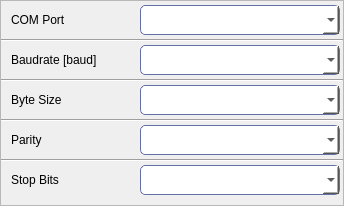
          <widget class="QFrame" name="frameLine_1">
           <property name="sizePolicy">
            <sizepolicy hsizetype="Preferred" vsizetype="Preferred">
             <horstretch>0</horstretch>
             <verstretch>0</verstretch>
            </sizepolicy>
           </property>
           <property name="minimumSize">
            <size>
             <width>327</width>
             <height>206</height>
            </size>
           </property>
           <property name="styleSheet">
            <string notr="true">#frameLine_1 {
	background: white;
	border: 0px solid #6272a4;
	border-radius: 7px;
}</string>
           </property>
           <property name="frameShape">
            <enum>QFrame::Shape::StyledPanel</enum>
           </property>
           <property name="frameShadow">
            <enum>QFrame::Shadow::Raised</enum>
           </property>
           <layout class="QGridLayout" name="gridLayout_2">
            <property name="leftMargin">
             <number>0</number>
            </property>
            <property name="topMargin">
             <number>3</number>
            </property>
            <property name="rightMargin">
             <number>0</number>
            </property>
            <property name="bottomMargin">
             <number>3</number>
            </property>
            <property name="spacing">
             <number>3</number>
            </property>
            <item row="8" column="0">
             <layout class="QHBoxLayout" name="horizontalLayout_5">
              <property name="spacing">
               <number>3</number>
              </property>
              <property name="leftMargin">
               <number>10</number>
              </property>
              <property name="rightMargin">
               <number>3</number>
              </property>
              <item>
               <widget class="QLabel" name="label_18">
                <property name="text">
                 <string>Stop Bits</string>
                </property>
               </widget>
              </item>
              <item>
               <spacer name="horizontalSpacer_18">
                <property name="orientation">
                 <enum>Qt::Orientation::Horizontal</enum>
                </property>
                <property name="sizeHint" stdset="0">
                 <size>
                  <width>40</width>
                  <height>20</height>
                 </size>
                </property>
               </spacer>
              </item>
              <item>
               <widget class="QComboBox" name="comboBoxSerialStopBits">
                <property name="sizePolicy">
                 <sizepolicy hsizetype="Preferred" vsizetype="Preferred">
                  <horstretch>0</horstretch>
                  <verstretch>0</verstretch>
                 </sizepolicy>
                </property>
                <property name="minimumSize">
                 <size>
                  <width>200</width>
                  <height>30</height>
                 </size>
                </property>
                <property name="maximumSize">
                 <size>
                  <width>200</width>
                  <height>30</height>
                 </size>
                </property>
                <property name="styleSheet">
                 <string notr="true">QComboBox{
	background-color: white;
	border-radius: 5px;
	border: 1px solid #6272a4;
	padding-left: 10px;
	height: 20px;
}

QComboBox:hover{
	border: 1px solid #7284b9;
}

QComboBox:disabled{
	border: 1px solid #7d7d7d;
	color: #7d7d7d;
}

QComboBox::drop-down {
	background-color: white;
	subcontrol-origin: padding;
	subcontrol-position: top right;
	width: 28px; 
	border-left: 1px solid #6272a4;
	border-top-right-radius: 3px;
	background-image: url(:/icons/icons/icon_arrow_bottom.png);
	border-bottom-right-radius: 3px;
	background-position: center;
	background-repeat: no-reperat;
 }

QComboBox::drop-down:disabled {
	background-color: #aaaaaa;
	border-left-color: #aaaaaa;
 }

QComboBox::drop-down:hover {
	background-color: #d1eeff;
 }

QComboBox::drop-down:on {
	background-image: url(:/icons/icons/icon_arrow_top.png);
 }

QComboBox QAbstractItemView {
    background-color: white;
    selection-background-color: #adc9ff;
	selection-color: #212121;
	height: 20px;
    outline: 0;
}
</string>
                </property>
               </widget>
              </item>
             </layout>
            </item>
            <item row="7" column="0">
             <widget class="Line" name="line_3">
              <property name="minimumSize">
               <size>
                <width>0</width>
                <height>2</height>
               </size>
              </property>
              <property name="maximumSize">
               <size>
                <width>16777215</width>
                <height>2</height>
               </size>
              </property>
              <property name="orientation">
               <enum>Qt::Orientation::Horizontal</enum>
              </property>
             </widget>
            </item>
            <item row="2" column="0">
             <layout class="QHBoxLayout" name="horizontalLayout_2">
              <property name="spacing">
               <number>3</number>
              </property>
              <property name="leftMargin">
               <number>10</number>
              </property>
              <property name="rightMargin">
               <number>3</number>
              </property>
              <item>
               <widget class="QLabel" name="label_20">
                <property name="text">
                 <string>Baudrate [baud]</string>
                </property>
               </widget>
              </item>
              <item>
               <spacer name="horizontalSpacer_16">
                <property name="orientation">
                 <enum>Qt::Orientation::Horizontal</enum>
                </property>
                <property name="sizeHint" stdset="0">
                 <size>
                  <width>40</width>
                  <height>20</height>
                 </size>
                </property>
               </spacer>
              </item>
              <item>
               <widget class="QComboBox" name="comboBoxSerialBaudrate">
                <property name="sizePolicy">
                 <sizepolicy hsizetype="Preferred" vsizetype="Preferred">
                  <horstretch>0</horstretch>
                  <verstretch>0</verstretch>
                 </sizepolicy>
                </property>
                <property name="minimumSize">
                 <size>
                  <width>200</width>
                  <height>30</height>
                 </size>
                </property>
                <property name="maximumSize">
                 <size>
                  <width>200</width>
                  <height>30</height>
                 </size>
                </property>
                <property name="styleSheet">
                 <string notr="true">QComboBox{
	background-color: white;
	border-radius: 5px;
	border: 1px solid #6272a4;
	padding-left: 10px;
	height: 20px;
}

QComboBox:hover{
	border: 1px solid #7284b9;
}

QComboBox:disabled{
	border: 1px solid #7d7d7d;
	color: #7d7d7d;
}

QComboBox::drop-down {
	background-color: white;
	subcontrol-origin: padding;
	subcontrol-position: top right;
	width: 28px; 
	border-left: 1px solid #6272a4;
	border-top-right-radius: 3px;
	background-image: url(:/icons/icons/icon_arrow_bottom.png);
	border-bottom-right-radius: 3px;
	background-position: center;
	background-repeat: no-reperat;
 }

QComboBox::drop-down:disabled {
	background-color: #aaaaaa;
	border-left-color: #aaaaaa;
 }

QComboBox::drop-down:hover {
	background-color: #d1eeff;
 }

QComboBox::drop-down:on {
	background-image: url(:/icons/icons/icon_arrow_top.png);
 }

QComboBox QAbstractItemView {
    background-color: white;
    selection-background-color: #adc9ff;
	selection-color: #212121;
	height: 20px;
    outline: 0;
}
</string>
                </property>
               </widget>
              </item>
             </layout>
            </item>
            <item row="6" column="0">
             <layout class="QHBoxLayout" name="horizontalLayout_4">
              <property name="spacing">
               <number>3</number>
              </property>
              <property name="leftMargin">
               <number>10</number>
              </property>
              <property name="rightMargin">
               <number>3</number>
              </property>
              <item>
               <widget class="QLabel" name="label_16">
                <property name="text">
                 <string>Parity</string>
                </property>
               </widget>
              </item>
              <item>
               <spacer name="horizontalSpacer_17">
                <property name="orientation">
                 <enum>Qt::Orientation::Horizontal</enum>
                </property>
                <property name="sizeHint" stdset="0">
                 <size>
                  <width>40</width>
                  <height>20</height>
                 </size>
                </property>
               </spacer>
              </item>
              <item>
               <widget class="QComboBox" name="comboBoxSerialParity">
                <property name="sizePolicy">
                 <sizepolicy hsizetype="Preferred" vsizetype="Preferred">
                  <horstretch>0</horstretch>
                  <verstretch>0</verstretch>
                 </sizepolicy>
                </property>
                <property name="minimumSize">
                 <size>
                  <width>200</width>
                  <height>30</height>
                 </size>
                </property>
                <property name="maximumSize">
                 <size>
                  <width>200</width>
                  <height>30</height>
                 </size>
                </property>
                <property name="styleSheet">
                 <string notr="true">QComboBox{
	background-color: white;
	border-radius: 5px;
	border: 1px solid #6272a4;
	padding-left: 10px;
	height: 20px;
}

QComboBox:hover{
	border: 1px solid #7284b9;
}

QComboBox:disabled{
	border: 1px solid #7d7d7d;
	color: #7d7d7d;
}

QComboBox::drop-down {
	background-color: white;
	subcontrol-origin: padding;
	subcontrol-position: top right;
	width: 28px; 
	border-left: 1px solid #6272a4;
	border-top-right-radius: 3px;
	background-image: url(:/icons/icons/icon_arrow_bottom.png);
	border-bottom-right-radius: 3px;
	background-position: center;
	background-repeat: no-reperat;
 }

QComboBox::drop-down:disabled {
	background-color: #aaaaaa;
	border-left-color: #aaaaaa;
 }

QComboBox::drop-down:hover {
	background-color: #d1eeff;
 }

QComboBox::drop-down:on {
	background-image: url(:/icons/icons/icon_arrow_top.png);
 }

QComboBox QAbstractItemView {
    background-color: white;
    selection-background-color: #adc9ff;
	selection-color: #212121;
	height: 20px;
    outline: 0;
}
</string>
                </property>
               </widget>
              </item>
             </layout>
            </item>
            <item row="4" column="0">
             <layout class="QHBoxLayout" name="horizontalLayout_3">
              <property name="spacing">
               <number>3</number>
              </property>
              <property name="leftMargin">
               <number>10</number>
              </property>
              <property name="rightMargin">
               <number>3</number>
              </property>
              <item>
               <widget class="QLabel" name="label_17">
                <property name="text">
                 <string>Byte Size</string>
                </property>
               </widget>
              </item>
              <item>
               <spacer name="horizontalSpacer_19">
                <property name="orientation">
                 <enum>Qt::Orientation::Horizontal</enum>
                </property>
                <property name="sizeHint" stdset="0">
                 <size>
                  <width>40</width>
                  <height>20</height>
                 </size>
                </property>
               </spacer>
              </item>
              <item>
               <widget class="QComboBox" name="comboBoxSerialDataBits">
                <property name="sizePolicy">
                 <sizepolicy hsizetype="Preferred" vsizetype="Preferred">
                  <horstretch>0</horstretch>
                  <verstretch>0</verstretch>
                 </sizepolicy>
                </property>
                <property name="minimumSize">
                 <size>
                  <width>200</width>
                  <height>30</height>
                 </size>
                </property>
                <property name="maximumSize">
                 <size>
                  <width>200</width>
                  <height>30</height>
                 </size>
                </property>
                <property name="styleSheet">
                 <string notr="true">QComboBox{
	background-color: white;
	border-radius: 5px;
	border: 1px solid #6272a4;
	padding-left: 10px;
	height: 20px;
}

QComboBox:hover{
	border: 1px solid #7284b9;
}

QComboBox:disabled{
	border: 1px solid #7d7d7d;
	color: #7d7d7d;
}

QComboBox::drop-down {
	background-color: white;
	subcontrol-origin: padding;
	subcontrol-position: top right;
	width: 28px; 
	border-left: 1px solid #6272a4;
	border-top-right-radius: 3px;
	background-image: url(:/icons/icons/icon_arrow_bottom.png);
	border-bottom-right-radius: 3px;
	background-position: center;
	background-repeat: no-reperat;
 }

QComboBox::drop-down:disabled {
	background-color: #aaaaaa;
	border-left-color: #aaaaaa;
 }

QComboBox::drop-down:hover {
	background-color: #d1eeff;
 }

QComboBox::drop-down:on {
	background-image: url(:/icons/icons/icon_arrow_top.png);
 }

QComboBox QAbstractItemView {
    background-color: white;
    selection-background-color: #adc9ff;
	selection-color: #212121;
	height: 20px;
    outline: 0;
}
</string>
                </property>
               </widget>
              </item>
             </layout>
            </item>
            <item row="1" column="0">
             <widget class="Line" name="line">
              <property name="minimumSize">
               <size>
                <width>0</width>
                <height>2</height>
               </size>
              </property>
              <property name="maximumSize">
               <size>
                <width>16777215</width>
                <height>2</height>
               </size>
              </property>
              <property name="orientation">
               <enum>Qt::Orientation::Horizontal</enum>
              </property>
             </widget>
            </item>
            <item row="0" column="0">
             <layout class="QHBoxLayout" name="horizontalLayout">
              <property name="spacing">
               <number>3</number>
              </property>
              <property name="leftMargin">
               <number>10</number>
              </property>
              <property name="rightMargin">
               <number>3</number>
              </property>
              <item>
               <widget class="QLabel" name="label_19">
                <property name="text">
                 <string>COM Port</string>
                </property>
               </widget>
              </item>
              <item>
               <spacer name="horizontalSpacer_20">
                <property name="orientation">
                 <enum>Qt::Orientation::Horizontal</enum>
                </property>
                <property name="sizeHint" stdset="0">
                 <size>
                  <width>40</width>
                  <height>20</height>
                 </size>
                </property>
               </spacer>
              </item>
              <item>
               <widget class="QComboBox" name="comboBoxSerialPorts">
                <property name="sizePolicy">
                 <sizepolicy hsizetype="Preferred" vsizetype="Preferred">
                  <horstretch>0</horstretch>
                  <verstretch>0</verstretch>
                 </sizepolicy>
                </property>
                <property name="minimumSize">
                 <size>
                  <width>200</width>
                  <height>30</height>
                 </size>
                </property>
                <property name="maximumSize">
                 <size>
                  <width>200</width>
                  <height>30</height>
                 </size>
                </property>
                <property name="styleSheet">
                 <string notr="true">QComboBox{
	background-color: white;
	border-radius: 5px;
	border: 1px solid #6272a4;
	padding-left: 10px;
	height: 20px;
}

QComboBox:hover{
	border: 1px solid #7284b9;
}

QComboBox:disabled{
	border: 1px solid #7d7d7d;
	color: #7d7d7d;
}

QComboBox::drop-down {
	background-color: white;
	subcontrol-origin: padding;
	subcontrol-position: top right;
	width: 28px; 
	border-left: 1px solid #6272a4;
	border-top-right-radius: 3px;
	background-image: url(:/icons/icons/icon_arrow_bottom.png);
	border-bottom-right-radius: 3px;
	background-position: center;
	background-repeat: no-reperat;
 }

QComboBox::drop-down:disabled {
	background-color: #aaaaaa;
	border-left-color: #aaaaaa;
 }

QComboBox::drop-down:hover {
	background-color: #d1eeff;
 }

QComboBox::drop-down:on {
	background-image: url(:/icons/icons/icon_arrow_top.png);
 }

QComboBox QAbstractItemView {
    background-color: white;
    selection-background-color: #adc9ff;
	selection-color: #212121;
	height: 20px;
    outline: 0;
}
</string>
                </property>
               </widget>
              </item>
             </layout>
            </item>
            <item row="3" column="0">
             <widget class="Line" name="line_2">
              <property name="minimumSize">
               <size>
                <width>0</width>
                <height>2</height>
               </size>
              </property>
              <property name="maximumSize">
               <size>
                <width>16777215</width>
                <height>2</height>
               </size>
              </property>
              <property name="orientation">
               <enum>Qt::Orientation::Horizontal</enum>
              </property>
             </widget>
            </item>
            <item row="5" column="0">
             <widget class="Line" name="line_4">
              <property name="minimumSize">
               <size>
                <width>0</width>
                <height>2</height>
               </size>
              </property>
              <property name="maximumSize">
               <size>
                <width>16777215</width>
                <height>2</height>
               </size>
              </property>
              <property name="orientation">
               <enum>Qt::Orientation::Horizontal</enum>
              </property>
             </widget>
            </item>
           </layout>
          </widget>
